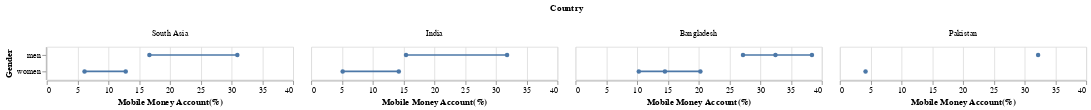

The cell this chart's notebook holds for it:
### Code cell
def mobile_account_gender_gaps(df):
    gender_df = df.filter(pl.col('group') == 'gender')
    mobile_gender_gap = alt.Chart(gender_df).mark_line(point = True).encode(
        y = alt.Y('group2:N', title = 'Gender'),
        x = alt.X('mobileaccount_t_d:Q',title = 'Mobile Money Account(%)'),
        column = alt.Column('countrynewwb', title = 'Country', sort = south_asia_countries)
        
    )
    return mobile_gender_gap

mobile_account_gender_gaps(filter_south_asia(process_data(), True))

### Figure 1 — Vega-Lite specification as saved in the notebook (floating-point values rounded to 4 significant figures)
{"config": {"view": {"continuousWidth": 300, "continuousHeight": 300}}, "data": {"name": "data-d12b8e5ba46113a48613a920994e3840"}, "mark": {"type": "line", "point": true}, "encoding": {"column": {"field": "countrynewwb", "sort": ["South Asia", "India", "Bangladesh", "Pakistan"], "title": "Country", "type": "nominal"}, "x": {"field": "mobileaccount_t_d", "title": "Mobile Money Account(%)", "type": "quantitative"}, "y": {"field": "group2", "title": "Gender", "type": "nominal"}}, "$schema": "https://vega.github.io/schema/vega-lite/v5.20.1.json", "datasets": {"data-d12b8e5ba46113a48613a920994e3840": [{"countrynewwb": "Bangladesh", "codewb": "BGD", "year": 2011, "pop_adult": "100376575", "regionwb24_hi": "South Asia (excluding high income)", "incomegroupwb24": "Lower middle income", "group": "gender", "group2": "men", "account_t_d": 37.29, "fiaccount_t_d": 37.29, "mobileaccount_t_d": null, "fin11a": null, "fin11b": null, "fin11c": null, "fin11f": null, "fin11d": null, "fin11e": null, "fin14a": null, "fin14b": null, "fin14c": null, "fin14d": null, "fin26a": null, "fin26b": null, "fin27a": null, "g20_made": null, "fin17f": null, "fin17a_17a1_d": 18.09, "fin17a": 18.09, "fin17b": null, "fin17c": null, "fin24aSD_ND": null}, {"countrynewwb": "Bangladesh", "codewb": "BGD", "year": 2011, "pop_adult": "100376575", "regionwb24_hi": "South Asia (excluding high income)", "incomegroupwb24": "Lower middle income", "group": "gender", "group2": "women", "account_t_d": 26.01, "fiaccount_t_d": 26.01, "mobileaccount_t_d": null, "fin11a": null, "fin11b": null, "fin11c": null, "fin11f": null, "fin11d": null, "fin11e": null, "fin14a": null, "fin14b": null, "fin14c": null, "fin14d": null, "fin26a": null, "fin26b": null, "fin27a": null, "g20_made": null, "fin17f": null, "fin17a_17a1_d": 15.13, "fin17a": 15.13, "fin17b": null, "fin17c": null, "fin24aSD_ND": null}, {"countrynewwb": "India", "codewb": "IND", "year": 2011, "pop_adult": "853745004", "regionwb24_hi": "South Asia (excluding high income)", "incomegroupwb24": "Lower middle income", "group": "gender", "group2": "men", "account_t_d": 43.74, "fiaccount_t_d": 43.74, "mobileaccount_t_d": null, "fin11a": null, "fin11b": null, "fin11c": null, "fin11f": null, "fin11d": null, "fin11e": null, "fin14a": null, "fin14b": null, "fin14c": null, "fin14d": null, "fin26a": null, "fin26b": null, "fin27a": null, "g20_made": null, "fin17f": null, "fin17a_17a1_d": 15.99, "fin17a": 15.99, "fin17b": null, "fin17c": null, "fin24aSD_ND": null}, {"countrynewwb": "India", "codewb": "IND", "year": 2011, "pop_adult": "853745004", "regionwb24_hi": "South Asia (excluding high income)", "incomegroupwb24": "Lower middle income", "group": "gender", "group2": "women", "account_t_d": 26.49, "fiaccount_t_d": 26.49, "mobileaccount_t_d": null, "fin11a": null, "fin11b": null, "fin11c": null, "fin11f": null, "fin11d": null, "fin11e": null, "fin14a": null, "fin14b": null, "fin14c": null, "fin14d": null, "fin26a": null, "fin26b": null, "fin27a": null, "g20_made": null, "fin17f": null, "fin17a_17a1_d": 7.096, "fin17a": 7.096, "fin17b": null, "fin17c": null, "fin24aSD_ND": null}, {"countrynewwb": "Pakistan", "codewb": "PAK", "year": 2011, "pop_adult": "120857470", "regionwb24_hi": "South Asia (excluding high income)", "incomegroupwb24": "Lower middle income", "group": "gender", "group2": "men", "account_t_d": 17.28, "fiaccount_t_d": 17.28, "mobileaccount_t_d": null, "fin11a": null, "fin11b": null, "fin11c": null, "fin11f": null, "fin11d": null, "fin11e": null, "fin14a": null, "fin14b": null, "fin14c": null, "fin14d": null, "fin26a": null, "fin26b": null, "fin27a": null, "g20_made": null, "fin17f": null, "fin17a_17a1_d": null, "fin17a": null, "fin17b": null, "fin17c": null, "fin24aSD_ND": null}, {"countrynewwb": "Pakistan", "codewb": "PAK", "year": 2011, "pop_adult": "120857470", "regionwb24_hi": "South Asia (excluding high income)", "incomegroupwb24": "Lower middle income", "group": "gender", "group2": "women", "account_t_d": 2.954, "fiaccount_t_d": 2.954, "mobileaccount_t_d": null, "fin11a": null, "fin11b": null, "fin11c": null, "fin11f": null, "fin11d": null, "fin11e": null, "fin14a": null, "fin14b": null, "fin14c": null, "fin14d": null, "fin26a": null, "fin26b": null, "fin27a": null, "g20_made": null, "fin17f": null, "fin17a_17a1_d": null, "fin17a": null, "fin17b": null, "fin17c": null, "fin24aSD_ND": null}, {"countrynewwb": "Bangladesh", "codewb": "BGD", "year": 2014, "pop_adult": "105778630", "regionwb24_hi": "South Asia (excluding high income)", "incomegroupwb24": "Lower middle income", "group": "gender", "group2": "men", "account_t_d": 35.37, "fiaccount_t_d": 32.93, "mobileaccount_t_d": null, "fin11a": null, "fin11b": null, "fin11c": null, "fin11f": null, "fin11d": null, "fin11e": null, "fin14a": null, "fin14b": null, "fin14c": null, "fin14d": null, "fin26a": null, "fin26b": null, "fin27a": null, "g20_made": null, "fin17f": null, "fin17a_17a1_d": null, "fin17a": null, "fin17b": null, "fin17c": null, "fin24aSD_ND": null}, {"countrynewwb": "Bangladesh", "codewb": "BGD", "year": 2014, "pop_adult": "105778630", "regionwb24_hi": "South Asia (excluding high income)", "incomegroupwb24": "Lower middle income", "group": "gender", "group2": "women", "account_t_d": 26.45, "fiaccount_t_d": 25.22, "mobileaccount_t_d": null, "fin11a": null, "fin11b": null, "fin11c": null, "fin11f": null, "fin11d": null, "fin11e": null, "fin14a": null, "fin14b": null, "fin14c": null, "fin14d": null, "fin26a": null, "fin26b": null, "fin27a": null, "g20_made": null, "fin17f": null, "fin17a_17a1_d": null, "fin17a": null, "fin17b": null, "fin17c": null, "fin24aSD_ND": null}, {"countrynewwb": "India", "codewb": "IND", "year": 2014, "pop_adult": "907853291", "regionwb24_hi": "South Asia (excluding high income)", "incomegroupwb24": "Lower middle income", "group": "gender", "group2": "men", "account_t_d": 62.76, "fiaccount_t_d": 62.47, "mobileaccount_t_d": null, "fin11a": null, "fin11b": null, "fin11c": null, "fin11f": null, "fin11d": null, "fin11e": null, "fin14a": null, "fin14b": null, "fin14c": null, "fin14d": null, "fin26a": null, "fin26b": null, "fin27a": null, "g20_made": 23.28, "fin17f": null, "fin17a_17a1_d": 18.43, "fin17a": 18.43, "fin17b": null, "fin17c": null, "fin24aSD_ND": null}, {"countrynewwb": "India", "codewb": "IND", "year": 2014, "pop_adult": "907853291", "regionwb24_hi": "South Asia (excluding high income)", "incomegroupwb24": "Lower middle income", "group": "gender", "group2": "women", "account_t_d": 43.13, "fiaccount_t_d": 42.64, "mobileaccount_t_d": null, "fin11a": null, "fin11b": null, "fin11c": null, "fin11f": null, "fin11d": null, "fin11e": null, "fin14a": null, "fin14b": null, "fin14c": null, "fin14d": null, "fin26a": null, "fin26b": null, "fin27a": null, "g20_made": 7.865, "fin17f": null, "fin17a_17a1_d": 10.13, "fin17a": 10.13, "fin17b": null, "fin17c": null, "fin24aSD_ND": null}, {"countrynewwb": "Pakistan", "codewb": "PAK", "year": 2014, "pop_adult": "128875593", "regionwb24_hi": "South Asia (excluding high income)", "incomegroupwb24": "Lower middle income", "group": "gender", "group2": "men", "account_t_d": 20.97, "fiaccount_t_d": null, "mobileaccount_t_d": null, "fin11a": null, "fin11b": null, "fin11c": null, "fin11f": null, "fin11d": null, "fin11e": null, "fin14a": null, "fin14b": null, "fin14c": null, "fin14d": null, "fin26a": null, "fin26b": null, "fin27a": null, "g20_made": null, "fin17f": null, "fin17a_17a1_d": null, "fin17a": null, "fin17b": null, "fin17c": 15.91, "fin24aSD_ND": null}, {"countrynewwb": "Pakistan", "codewb": "PAK", "year": 2014, "pop_adult": "128875593", "regionwb24_hi": "South Asia (excluding high income)", "incomegroupwb24": "Lower middle income", "group": "gender", "group2": "women", "account_t_d": 4.844, "fiaccount_t_d": null, "mobileaccount_t_d": null, "fin11a": null, "fin11b": null, "fin11c": null, "fin11f": null, "fin11d": null, "fin11e": null, "fin14a": null, "fin14b": null, "fin14c": null, "fin14d": null, "fin26a": null, "fin26b": null, "fin27a": null, "g20_made": null, "fin17f": null, "fin17a_17a1_d": null, "fin17a": null, "fin17b": null, "fin17c": 6.742, "fin24aSD_ND": null}, {"countrynewwb": "Bangladesh", "codewb": "BGD", "year": 2017, "pop_adult": "111658076", "regionwb24_hi": "South Asia (excluding high income)", "incomegroupwb24": "Lower middle income", "group": "gender", "group2": "men", "account_t_d": 64.59, "fiaccount_t_d": 50.24, "mobileaccount_t_d": 32.47, "fin11a": null, "fin11b": null, "fin11c": null, "fin11f": null, "fin11d": null, "fin11e": null, "fin14a": null, "fin14b": null, "fin14c": null, "fin14d": null, "fin26a": null, "fin26b": null, "fin27a": null, "g20_made": 43.28, "fin17f": null, "fin17a_17a1_d": null, "fin17a": null, "fin17b": null, "fin17c": 11.58, "fin24aSD_ND": null}, {"countrynewwb": "Bangladesh", "codewb": "BGD", "year": 2017, "pop_adult": "111658076", "regionwb24_hi": "South Asia (excluding high income)", "incomegroupwb24": "Lower middle income", "group": "gender", "group2": "women", "account_t_d": 35.84, "fiaccount_t_d": 31.91, "mobileaccount_t_d": 10.27, "fin11a": null, "fin11b": null, "fin11c": null, "fin11f": null, "fin11d": null, "fin11e": null, "fin14a": null, "fin14b": null, "fin14c": null, "fin14d": null, "fin26a": null, "fin26b": null, "fin27a": null, "g20_made": 17.28, "fin17f": null, "fin17a_17a1_d": null, "fin17a": null, "fin17b": null, "fin17c": 11.84, "fin24aSD_ND": null}, {"countrynewwb": "India", "codewb": "IND", "year": 2017, "pop_adult": "962463650", "regionwb24_hi": "South Asia (excluding high income)", "incomegroupwb24": "Lower middle income", "group": "gender", "group2": "men", "account_t_d": 83.01, "fiaccount_t_d": 82.94, "mobileaccount_t_d": null, "fin11a": null, "fin11b": null, "fin11c": null, "fin11f": null, "fin11d": null, "fin11e": null, "fin14a": null, "fin14b": null, "fin14c": null, "fin14d": null, "fin26a": null, "fin26b": null, "fin27a": null, "g20_made": 26.22, "fin17f": null, "fin17a_17a1_d": 22.42, "fin17a": 22.42, "fin17b": null, "fin17c": null, "fin24aSD_ND": null}, {"countrynewwb": "India", "codewb": "IND", "year": 2017, "pop_adult": "962463650", "regionwb24_hi": "South Asia (excluding high income)", "incomegroupwb24": "Lower middle income", "group": "gender", "group2": "women", "account_t_d": 76.64, "fiaccount_t_d": 76.64, "mobileaccount_t_d": null, "fin11a": null, "fin11b": null, "fin11c": null, "fin11f": null, "fin11d": null, "fin11e": null, "fin14a": null, "fin14b": null, "fin14c": null, "fin14d": null, "fin26a": null, "fin26b": null, "fin27a": null, "g20_made": 13.52, "fin17f": null, "fin17a_17a1_d": 16.69, "fin17a": 16.69, "fin17b": null, "fin17c": null, "fin24aSD_ND": null}, {"countrynewwb": "Pakistan", "codewb": "PAK", "year": 2017, "pop_adult": "135055510", "regionwb24_hi": "South Asia (excluding high income)", "incomegroupwb24": "Lower middle income", "group": "gender", "group2": "men", "account_t_d": 34.61, "fiaccount_t_d": 29.03, "mobileaccount_t_d": null, "fin11a": null, "fin11b": null, "fin11c": null, "fin11f": null, "fin11d": null, "fin11e": null, "fin14a": null, "fin14b": null, "fin14c": null, "fin14d": null, "fin26a": null, "fin26b": null, "fin27a": null, "g20_made": 23.48, "fin17f": null, "fin17a_17a1_d": null, "fin17a": null, "fin17b": null, "fin17c": 25.6, "fin24aSD_ND": null}, {"countrynewwb": "Pakistan", "codewb": "PAK", "year": 2017, "pop_adult": "135055510", "regionwb24_hi": "South Asia (excluding high income)", "incomegroupwb24": "Lower middle income", "group": "gender", "group2": "women", "account_t_d": 7.025, "fiaccount_t_d": 6.282, "mobileaccount_t_d": null, "fin11a": null, "fin11b": null, "fin11c": null, "fin11f": null, "fin11d": null, "fin11e": null, "fin14a": null, "fin14b": null, "fin14c": null, "fin14d": null, "fin26a": null, "fin26b": null, "fin27a": null, "g20_made": 4.5, "fin17f": null, "fin17a_17a1_d": null, "fin17a": null, "fin17b": null, "fin17c": 16.31, "fin24aSD_ND": null}, {"countrynewwb": "Bangladesh", "codewb": "BGD", "year": 2021, "pop_adult": "117641793", "regionwb24_hi": "South Asia (excluding high income)", "incomegroupwb24": "Lower middle income", "group": "gender", "group2": "men", "account_t_d": 62.86, "fiaccount_t_d": 45.33, "mobileaccount_t_d": 38.39, "fin11a": null, "fin11b": null, "fin11c": null, "fin11f": null, "fin11d": null, "fin11e": null, "fin14a": null, "fin14b": null, "fin14c": null, "fin14d": null, "fin26a": 16.77, "fin26b": null, "fin27a": null, "g20_made": 54.06, "fin17f": null, "fin17a_17a1_d": null, "fin17a": null, "fin17b": null, "fin17c": null, "fin24aSD_ND": 48.29}, {"countrynewwb": "Bangladesh", "codewb": "BGD", "year": 2021, "pop_adult": "117641793", "regionwb24_hi": "South Asia (excluding high income)", "incomegroupwb24": "Lower middle income", "group": "gender", "group2": "women", "account_t_d": 43.46, "fiaccount_t_d": 30.58, "mobileaccount_t_d": 20.28, "fin11a": null, "fin11b": null, "fin11c": null, "fin11f": null, "fin11d": null, "fin11e": null, "fin14a": null, "fin14b": null, "fin14c": null, "fin14d": null, "fin26a": 4.718, "fin26b": null, "fin27a": null, "g20_made": 28.04, "fin17f": null, "fin17a_17a1_d": null, "fin17a": null, "fin17b": null, "fin17c": null, "fin24aSD_ND": 27.68}, {"countrynewwb": "India", "codewb": "IND", "year": 2021, "pop_adult": "1033092817", "regionwb24_hi": "South Asia (excluding high income)", "incomegroupwb24": "Lower middle income", "group": "gender", "group2": "men", "account_t_d": 77.51, "fiaccount_t_d": 77.15, "mobileaccount_t_d": 15.41, "fin11a": null, "fin11b": null, "fin11c": null, "fin11f": null, "fin11d": null, "fin11e": null, "fin14a": null, "fin14b": null, "fin14c": null, "fin14d": null, "fin26a": null, "fin26b": null, "fin27a": null, "g20_made": 32.86, "fin17f": null, "fin17a_17a1_d": 15.35, "fin17a": 13.48, "fin17b": null, "fin17c": null, "fin24aSD_ND": 38.21}, {"countrynewwb": "India", "codewb": "IND", "year": 2021, "pop_adult": "1033092817", "regionwb24_hi": "South Asia (excluding high income)", "incomegroupwb24": "Lower middle income", "group": "gender", "group2": "women", "account_t_d": 77.55, "fiaccount_t_d": 77.47, "mobileaccount_t_d": 5.116, "fin11a": null, "fin11b": null, "fin11c": null, "fin11f": null, "fin11d": null, "fin11e": null, "fin14a": null, "fin14b": null, "fin14c": null, "fin14d": null, "fin26a": null, "fin26b": null, "fin27a": null, "g20_made": 15.08, "fin17f": null, "fin17a_17a1_d": 12.74, "fin17a": 11.97, "fin17b": null, "fin17c": null, "fin24aSD_ND": 23.85}, {"countrynewwb": "Pakistan", "codewb": "PAK", "year": 2021, "pop_adult": "146030491", "regionwb24_hi": "South Asia (excluding high income)", "incomegroupwb24": "Lower middle income", "group": "gender", "group2": "men", "account_t_d": 28.18, "fiaccount_t_d": 20.9, "mobileaccount_t_d": null, "fin11a": null, "fin11b": null, "fin11c": null, "fin11f": null, "fin11d": null, "fin11e": null, "fin14a": null, "fin14b": null, "fin14c": null, "fin14d": null, "fin26a": null, "fin26b": null, "fin27a": null, "g20_made": 19.18, "fin17f": null, "fin17a_17a1_d": null, "fin17a": null, "fin17b": null, "fin17c": null, "fin24aSD_ND": 36.25}, {"countrynewwb": "Pakistan", "codewb": "PAK", "year": 2021, "pop_adult": "146030491", "regionwb24_hi": "South Asia (excluding high income)", "incomegroupwb24": "Lower middle income", "group": "gender", "group2": "women", "account_t_d": 13.48, "fiaccount_t_d": 11.48, "mobileaccount_t_d": null, "fin11a": null, "fin11b": null, "fin11c": null, "fin11f": null, "fin11d": null, "fin11e": null, "fin14a": null, "fin14b": null, "fin14c": null, "fin14d": null, "fin26a": null, "fin26b": null, "fin27a": null, "g20_made": 10.38, "fin17f": null, "fin17a_17a1_d": null, "fin17a": null, "fin17b": null, "fin17c": null, "fin24aSD_ND": 23.38}, {"countrynewwb": "Bangladesh", "codewb": "BGD", "year": 2024, "pop_adult": "122837439", "regionwb24_hi": "South Asia (excluding high income)", "incomegroupwb24": "Lower middle income", "group": "gender", "group2": "men", "account_t_d": 53.51, "fiaccount_t_d": 39.51, "mobileaccount_t_d": 27.2, "fin11a": null, "fin11b": 13.42, "fin11c": null, "fin11f": null, "fin11d": 50.47, "fin11e": 9.252, "fin14a": null, "fin14b": null, "fin14c": null, "fin14d": 36.21, "fin26a": null, "fin26b": null, "fin27a": null, "g20_made": 39.86, "fin17f": null, "fin17a_17a1_d": 11.87, "fin17a": null, "fin17b": null, "fin17c": null, "fin24aSD_ND": 39.04}, {"countrynewwb": "Bangladesh", "codewb": "BGD", "year": 2024, "pop_adult": "122837439", "regionwb24_hi": "South Asia (excluding high income)", "incomegroupwb24": "Lower middle income", "group": "gender", "group2": "women", "account_t_d": 33.35, "fiaccount_t_d": 26.57, "mobileaccount_t_d": 14.52, "fin11a": null, "fin11b": 10.53, "fin11c": null, "fin11f": null, "fin11d": 58.77, "fin11e": 14.77, "fin14a": null, "fin14b": null, "fin14c": null, "fin14d": 47.72, "fin26a": null, "fin26b": null, "fin27a": null, "g20_made": 16.74, "fin17f": null, "fin17a_17a1_d": 9.408, "fin17a": null, "fin17b": null, "fin17c": null, "fin24aSD_ND": 32.63}, {"countrynewwb": "India", "codewb": "IND", "year": 2024, "pop_adult": "1077731602", "regionwb24_hi": "South Asia (excluding high income)", "incomegroupwb24": "Lower middle income", "group": "gender", "group2": "men", "account_t_d": 88.81, "fiaccount_t_d": 88.23, "mobileaccount_t_d": 31.82, "fin11a": null, "fin11b": null, "fin11c": null, "fin11f": null, "fin11d": null, "fin11e": null, "fin14a": null, "fin14b": null, "fin14c": null, "fin14d": null, "fin26a": 19.94, "fin26b": 20.92, "fin27a": null, "g20_made": 37.89, "fin17f": null, "fin17a_17a1_d": 31.09, "fin17a": 26.38, "fin17b": 15.01, "fin17c": 11.58, "fin24aSD_ND": 37.45}, {"countrynewwb": "India", "codewb": "IND", "year": 2024, "pop_adult": "1077731602", "regionwb24_hi": "South Asia (excluding high income)", "incomegroupwb24": "Lower middle income", "group": "gender", "group2": "women", "account_t_d": 89.25, "fiaccount_t_d": 89.09, "mobileaccount_t_d": 14.23, "fin11a": null, "fin11b": null, "fin11c": null, "fin11f": null, "fin11d": null, "fin11e": null, "fin14a": null, "fin14b": null, "fin14c": null, "fin14d": null, "fin26a": 10.31, "fin26b": 11.42, "fin27a": null, "g20_made": 20.61, "fin17f": null, "fin17a_17a1_d": 22.81, "fin17a": 21.27, "fin17b": 6.768, "fin17c": 14.61, "fin24aSD_ND": 22.64}, {"countrynewwb": "Pakistan", "codewb": "PAK", "year": 2024, "pop_adult": "155833628", "regionwb24_hi": "South Asia (excluding high income)", "incomegroupwb24": "Lower middle income", "group": "gender", "group2": "men", "account_t_d": 42.29, "fiaccount_t_d": 26.81, "mobileaccount_t_d": 32.19, "fin11a": 24.41, "fin11b": 35.32, "fin11c": 19.94, "fin11f": 14.38, "fin11d": 46.33, "fin11e": 10.05, "fin14a": 14.7, "fin14b": 32.24, "fin14c": 17.3, "fin14d": 38.05, "fin26a": null, "fin26b": null, "fin27a": null, "g20_made": 35.69, "fin17f": null, "fin17a_17a1_d": 21.76, "fin17a": null, "fin17b": null, "fin17c": 23.76, "fin24aSD_ND": 47.84}, {"countrynewwb": "Pakistan", "codewb": "PAK", "year": 2024, "pop_adult": "155833628", "regionwb24_hi": "South Asia (excluding high income)", "incomegroupwb24": "Lower middle income", "group": "gender", "group2": "women", "account_t_d": 11.91, "fiaccount_t_d": 9.528, "mobileaccount_t_d": 4.169, "fin11a": 27.58, "fin11b": 44.09, "fin11c": 22.91, "fin11f": 19.76, "fin11d": 57.98, "fin11e": 15.89, "fin14a": 20.82, "fin14b": 38.15, "fin14c": 19.01, "fin14d": 56.79, "fin26a": null, "fin26b": null, "fin27a": null, "g20_made": 4.374, "fin17f": null, "fin17a_17a1_d": 3.329, "fin17a": null, "fin17b": null, "fin17c": 9.557, "fin24aSD_ND": 18.19}, {"countrynewwb": "South Asia", "codewb": "SAS", "year": 2011, "pop_adult": "NA", "regionwb24_hi": "NA", "incomegroupwb24": "NA", "group": "gender", "group2": "men", "account_t_d": 40.04, "fiaccount_t_d": 40.04, "mobileaccount_t_d": null, "fin11a": null, "fin11b": null, "fin11c": null, "fin11f": null, "fin11d": null, "fin11e": null, "fin14a": null, "fin14b": null, "fin14c": null, "fin14d": null, "fin26a": null, "fin26b": null, "fin27a": null, "g20_made": null, "fin17f": null, "fin17a_17a1_d": 14.66, "fin17a": 14.66, "fin17b": null, "fin17c": null, "fin24aSD_ND": null}, {"countrynewwb": "South Asia", "codewb": "SAS", "year": 2011, "pop_adult": "NA", "regionwb24_hi": "NA", "incomegroupwb24": "NA", "group": "gender", "group2": "women", "account_t_d": 24.16, "fiaccount_t_d": 24.16, "mobileaccount_t_d": null, "fin11a": null, "fin11b": null, "fin11c": null, "fin11f": null, "fin11d": null, "fin11e": null, "fin14a": null, "fin14b": null, "fin14c": null, "fin14d": null, "fin26a": null, "fin26b": null, "fin27a": null, "g20_made": null, "fin17f": null, "fin17a_17a1_d": 7.333, "fin17a": 7.333, "fin17b": null, "fin17c": null, "fin24aSD_ND": null}, {"countrynewwb": "South Asia", "codewb": "SAS", "year": 2014, "pop_adult": "NA", "regionwb24_hi": "NA", "incomegroupwb24": "NA", "group": "gender", "group2": "men", "account_t_d": 55.02, "fiaccount_t_d": 53.85, "mobileaccount_t_d": null, "fin11a": null, "fin11b": null, "fin11c": null, "fin11f": null, "fin11d": null, "fin11e": null, "fin14a": null, "fin14b": null, "fin14c": null, "fin14d": null, "fin26a": null, "fin26b": null, "fin27a": null, "g20_made": 20.09, "fin17f": null, "fin17a_17a1_d": 16.1, "fin17a": 16.1, "fin17b": null, "fin17c": null, "fin24aSD_ND": null}, {"countrynewwb": "South Asia", "codewb": "SAS", "year": 2014, "pop_adult": "NA", "regionwb24_hi": "NA", "incomegroupwb24": "NA", "group": "gender", "group2": "women", "account_t_d": 37.32, "fiaccount_t_d": 36.65, "mobileaccount_t_d": null, "fin11a": null, "fin11b": null, "fin11c": null, "fin11f": null, "fin11d": null, "fin11e": null, "fin14a": null, "fin14b": null, "fin14c": null, "fin14d": null, "fin26a": null, "fin26b": null, "fin27a": null, "g20_made": 6.636, "fin17f": null, "fin17a_17a1_d": 9.077, "fin17a": 9.077, "fin17b": null, "fin17c": null, "fin24aSD_ND": null}, {"countrynewwb": "South Asia", "codewb": "SAS", "year": 2017, "pop_adult": "NA", "regionwb24_hi": "NA", "incomegroupwb24": "NA", "group": "gender", "group2": "men", "account_t_d": 74.69, "fiaccount_t_d": 72.79, "mobileaccount_t_d": null, "fin11a": null, "fin11b": null, "fin11c": null, "fin11f": null, "fin11d": null, "fin11e": null, "fin14a": null, "fin14b": null, "fin14c": null, "fin14d": null, "fin26a": null, "fin26b": null, "fin27a": null, "g20_made": 27.07, "fin17f": null, "fin17a_17a1_d": 19.77, "fin17a": 19.77, "fin17b": null, "fin17c": 10.36, "fin24aSD_ND": null}, {"countrynewwb": "South Asia", "codewb": "SAS", "year": 2017, "pop_adult": "NA", "regionwb24_hi": "NA", "incomegroupwb24": "NA", "group": "gender", "group2": "women", "account_t_d": 64.0, "fiaccount_t_d": 63.56, "mobileaccount_t_d": null, "fin11a": null, "fin11b": null, "fin11c": null, "fin11f": null, "fin11d": null, "fin11e": null, "fin14a": null, "fin14b": null, "fin14c": null, "fin14d": null, "fin26a": null, "fin26b": null, "fin27a": null, "g20_made": 12.94, "fin17f": null, "fin17a_17a1_d": 14.46, "fin17a": 14.46, "fin17b": null, "fin17c": 10.13, "fin24aSD_ND": null}, {"countrynewwb": "South Asia", "codewb": "SAS", "year": 2021, "pop_adult": "NA", "regionwb24_hi": "NA", "incomegroupwb24": "NA", "group": "gender", "group2": "men", "account_t_d": 69.92, "fiaccount_t_d": 67.39, "mobileaccount_t_d": 16.66, "fin11a": null, "fin11b": null, "fin11c": null, "fin11f": null, "fin11d": null, "fin11e": null, "fin14a": null, "fin14b": null, "fin14c": null, "fin14d": null, "fin26a": null, "fin26b": null, "fin27a": null, "g20_made": 32.78, "fin17f": null, "fin17a_17a1_d": 13.79, "fin17a": 12.14, "fin17b": null, "fin17c": null, "fin24aSD_ND": 39.49}, {"countrynewwb": "South Asia", "codewb": "SAS", "year": 2021, "pop_adult": "NA", "regionwb24_hi": "NA", "incomegroupwb24": "NA", "group": "gender", "group2": "women", "account_t_d": 65.97, "fiaccount_t_d": 64.5, "mobileaccount_t_d": 6.13, "fin11a": null, "fin11b": null, "fin11c": null, "fin11f": null, "fin11d": null, "fin11e": null, "fin14a": null, "fin14b": null, "fin14c": null, "fin14d": null, "fin26a": null, "fin26b": null, "fin27a": null, "g20_made": 15.83, "fin17f": null, "fin17a_17a1_d": 10.86, "fin17a": 10.16, "fin17b": null, "fin17c": null, "fin24aSD_ND": 25.01}, {"countrynewwb": "South Asia", "codewb": "SAS", "year": 2024, "pop_adult": "NA", "regionwb24_hi": "NA", "incomegroupwb24": "NA", "group": "gender", "group2": "men", "account_t_d": 80.05, "fiaccount_t_d": 76.59, "mobileaccount_t_d": 30.94, "fin11a": null, "fin11b": 9.392, "fin11c": null, "fin11f": null, "fin11d": 15.56, "fin11e": null, "fin14a": null, "fin14b": null, "fin14c": null, "fin14d": null, "fin26a": 18.81, "fin26b": 17.95, "fin27a": null, "g20_made": 37.56, "fin17f": null, "fin17a_17a1_d": 28.18, "fin17a": 23.28, "fin17b": null, "fin17c": 12.54, "fin24aSD_ND": 39.08}, {"countrynewwb": "South Asia", "codewb": "SAS", "year": 2024, "pop_adult": "NA", "regionwb24_hi": "NA", "incomegroupwb24": "NA", "group": "gender", "group2": "women", "account_t_d": 75.06, "fiaccount_t_d": 74.04, "mobileaccount_t_d": 12.82, "fin11a": null, "fin11b": 11.3, "fin11c": null, "fin11f": null, "fin11d": 17.36, "fin11e": null, "fin14a": null, "fin14b": null, "fin14c": null, "fin14d": null, "fin26a": 8.45, "fin26b": 9.613, "fin27a": null, "g20_made": 18.35, "fin17f": null, "fin17a_17a1_d": 19.38, "fin17a": 17.99, "fin17b": null, "fin17c": 13.65, "fin24aSD_ND": 23.59}]}}
